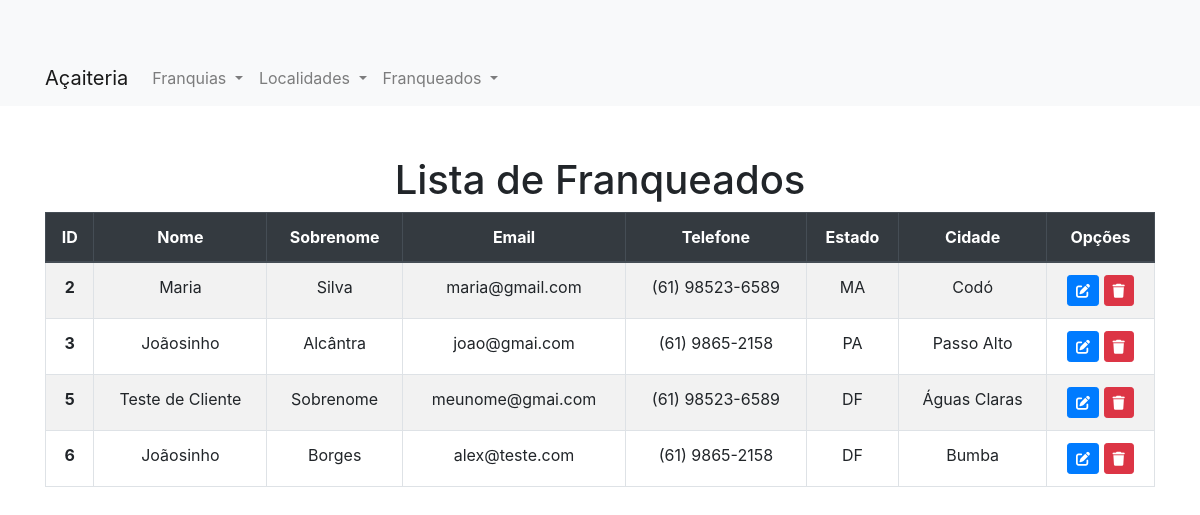
The page /listaFranqueado.php on the database its author committed.
### tables this page shows
CREATE TABLE `franqueado` (
  `idFranqueado` int(11) NOT NULL,
  `nome` varchar(45) DEFAULT NULL,
  `sobrenome` varchar(45) DEFAULT NULL,
  `email` varchar(45) DEFAULT NULL,
  `fone` varchar(45) DEFAULT NULL,
  `estado` varchar(45) DEFAULT NULL,
  `cidade` varchar(45) DEFAULT NULL
);

### Conexao.php (called while the page is built, shortened)
<?php
class Conexao {
    private static $instance;
    public static function getInstance() {
        if (!isset(self::$instance)) {
            try {
                self::$instance = new PDO('mysql:host=localhost;dbname=amordeacai', 'root', '');
                self::$instance->setAttribute(PDO::ATTR_ERRMODE, PDO::ERRMODE_EXCEPTION);
                self::$instance->setAttribute(PDO::ATTR_DEFAULT_FETCH_MODE, PDO::FETCH_OBJ);
            } catch (PDOException $e) {
                die('Erro na conexão: ' . $e->getMessage());
            }
        }
        return self::$instance;
    }
}

### FranqueadoCRUD.php (called while the page is built, shortened)
<?php
include_once "Conexao.php";
class FranqueadoCRUD {
    public function listAll() {
        $sql = 'SELECT * FROM franqueado';
        $stmt = Conexao::getInstance()->query($sql);
        $result = $stmt->fetchAll(PDO::FETCH_ASSOC);
        $franqueados = [];
        foreach ($result as $row) {
            $franqueado = new Franqueado();
            $franqueado->setIdFranqueado($row['idFranqueado']);
            $franqueado->setNome($row['nome']);
            $franqueado->setSobrenome($row['sobrenome']);
            $franqueado->setEmail($row['email']);
            $franqueado->setFone($row['fone']);
            $franqueado->setEstado($row['estado']);
            $franqueado->setCidade($row['cidade']);
            $franqueados[] = $franqueado;
        }
        return $franqueados;
    }
}
?>

### FranqueadoClasse.php (called while the page is built)
<?php
class Franqueado {
    private $idFranqueado;
    private $nome;
    private $sobrenome;
    private $email;
    private $fone;
    private $estado;
    private $cidade;
    public function __construct($idFranqueado = null, $nome = null, $sobrenome = null, $email = null, $fone = null, $estado = null, $cidade = null) {
        $this->idFranqueado = $idFranqueado;
        $this->nome = $nome;
        $this->sobrenome = $sobrenome;
        $this->email = $email;
        $this->fone = $fone;
        $this->estado = $estado;
        $this->cidade = $cidade;
    }
    public function getIdFranqueado() {
        return $this->idFranqueado;
    }
    public function setIdFranqueado($idFranqueado) {
        $this->idFranqueado = $idFranqueado;
    }
    public function getNome() {
        return $this->nome;
    }
    public function setNome($nome) {
        $this->nome = $nome;
    }
    public function getSobrenome() {
        return $this->sobrenome;
    }
    public function setSobrenome($sobrenome) {
        $this->sobrenome = $sobrenome;
    }
    public function getEmail() {
        return $this->email;
    }
    public function setEmail($email) {
        $this->email = $email;
    }
    public function getFone() {
        return $this->fone;
    }
    public function setFone($fone) {
        $this->fone = $fone;
    }
    public function getEstado() {
        return $this->estado;
    }
    public function setEstado($estado) {
        $this->estado = $estado;
    }
    public function getCidade() {
        return $this->cidade;
    }
    public function setCidade($cidade) {
        $this->cidade = $cidade;
    }
}
?>

### listaFranqueado.php (the view, shortened to what this page needs)
<?php
include_once "../server/Conexao.php";
include_once "../server/FranqueadoClasse.php";
include_once "../server/FranqueadoCRUD.php";
$franqueadoCrud = new FranqueadoCRUD();
$franqueados = $franqueadoCrud->listAll();
if (is_array($franqueados) && count($franqueados) > 0 && $franqueados[0] instanceof Franqueado) {
    ?>
    <!DOCTYPE html>
    <html lang="pt-BR">
    <head>
        <link href="https://stackpath.bootstrapcdn.com/bootstrap/4.5.2/css/bootstrap.min.css" rel="stylesheet">
        <link rel="stylesheet" href="https://cdnjs.cloudflare.com/ajax/libs/font-awesome/6.5.2/css/all.min.css" />
    </head>
    <body>
    <?php include_once '../_resources/menu.php'; ?>
    <div class="container">
        <h1 class="text-center mt-4">Lista de Franqueados</h1>
        <table class="table table-striped table-bordered text-center">
            <thead class="thead-dark">
            <tr>
                <th scope="col">ID</th>
                <th scope="col">Nome</th>
                <th scope="col">Sobrenome</th>
                <th scope="col">Email</th>
                <th scope="col">Telefone</th>
                <th scope="col">Estado</th>
                <th scope="col">Cidade</th>
                <th scope="col">Opções</th>
            </tr>
            </thead>
            <tbody>
            <?php foreach ($franqueados as $franqueado) : ?>
                <tr>
                    <th scope="row"><?php echo $franqueado->getIdFranqueado(); ?></th>
                    <td><?php echo $franqueado->getNome(); ?></td>
                    <td><?php echo $franqueado->getSobrenome(); ?></td>
                    <td><?php echo $franqueado->getEmail(); ?></td>
                    <td><?php echo $franqueado->getFone(); ?></td>
                    <td><?php echo $franqueado->getEstado(); ?></td>
                    <td><?php echo $franqueado->getCidade(); ?></td>
                    <td>
                        <a href="alteraFranqueado.php?id=<?php echo $franqueado->getIdFranqueado(); ?>" class="btn btn-primary btn-sm">
                            <i class="fas fa-edit"></i>
                        </a>
                        <button class="btn btn-danger btn-sm excluir-franqueado" data-id="<?php echo $franqueado->getIdFranqueado(); ?>">
                            <i class="fas fa-trash"></i>
                        </button>
                    </td>
                </tr>
            <?php endforeach; ?>
            </tbody>
        </table>
    </div>
    </body>
    </html>
    <?php
} else {
    session_start();
    $_SESSION['mensagem'] = "Erro ao obter a lista de franqueados.";
    header("Location: index.php");
    exit;
}
?>

### menu.php (shortened to what this page needs)
<nav class="navbar navbar-expand-lg navbar-light bg-light">
    <div class="container">
        <a class="navbar-brand" href="./../">Açaiteria</a>
        <div class="collapse navbar-collapse" id="navbarNav">
        <ul class="navbar-nav">
            <li class="nav-item dropdown">
                <a class="nav-link dropdown-toggle" href="#" id="navbarDropdown" role="button" data-toggle="dropdown" aria-haspopup="true" aria-expanded="false">
                    Franquias
                </a>
            </li>
            <li class="nav-item dropdown">
                <a class="nav-link dropdown-toggle" href="#" id="navbarDropdown" role="button" data-toggle="dropdown" aria-haspopup="true" aria-expanded="false">
                    Localidades
                </a>
            </li>
            <li class="nav-item dropdown">
                <a class="nav-link dropdown-toggle" href="#" id="navbarDropdown" role="button" data-toggle="dropdown" aria-haspopup="true" aria-expanded="false">
                    Franqueados
                </a>
            </li>
        </ul>
        </div>
    </div>
</nav>

### listaFranqueado.php (style rules this page uses)
.container { margin-top: 50px; }

### rows shown on the page
franqueado: idFranqueado "2", nome "Maria", sobrenome "Silva", email "maria@gmail.com", fone "(61) 98523-6589", estado "MA", cidade "Codó"
franqueado: idFranqueado "3", nome "Joãosinho", sobrenome "Alcântra", email "joao@gmai.com", fone "(61) 9865-2158", estado "PA", cidade "Passo Alto"
franqueado: idFranqueado "5", nome "Teste de Cliente", sobrenome "Sobrenome", email "meunome@gmai.com", fone "(61) 98523-6589", estado "DF", cidade "Águas Claras"
franqueado: idFranqueado "6", nome "Joãosinho", sobrenome "Borges", email "alex@teste.com", fone "(61) 9865-2158", estado "DF", cidade "Bumba"
